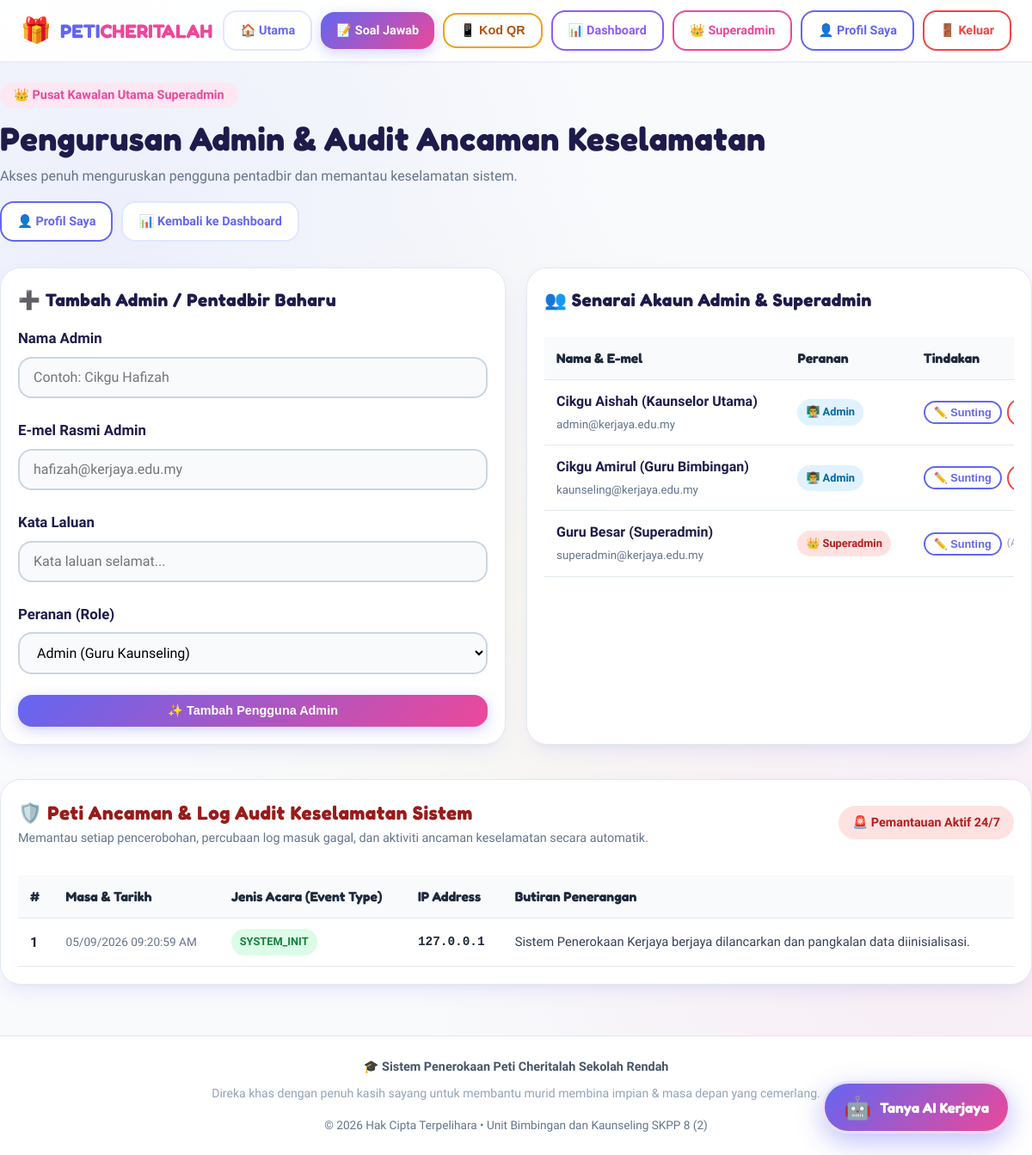
The app's page /admin/superadmin.php (signed in) with its own data.
### tables this page shows
CREATE TABLE IF NOT EXISTS `users` (
    `id` INT AUTO_INCREMENT PRIMARY KEY,
    `nama` VARCHAR(255) NOT NULL,
    `email` VARCHAR(255) NOT NULL UNIQUE,
    `password` VARCHAR(255) NOT NULL,
    `role` ENUM('admin', 'superadmin') NOT NULL DEFAULT 'admin',
    `created_at` TIMESTAMP DEFAULT CURRENT_TIMESTAMP
);

CREATE TABLE IF NOT EXISTS `security_logs` (
    `id` INT AUTO_INCREMENT PRIMARY KEY,
    `ip_address` VARCHAR(45) NOT NULL,
    `event_type` VARCHAR(100) NOT NULL,
    `description` TEXT NOT NULL,
    `user_agent` TEXT NULL,
    `created_at` TIMESTAMP DEFAULT CURRENT_TIMESTAMP
);

### admin/superadmin.php (the view, shortened to what this page needs)
<?php
require_once '../config/db.php';
$users_list = $pdo->query("SELECT * FROM users ORDER BY role ASC, created_at DESC")->fetchAll();
$threat_logs = $pdo->query("SELECT * FROM security_logs ORDER BY created_at DESC LIMIT 50")->fetchAll();
require_once '../includes/header.php';
?>
<div class="container admin-container">
    <div style="display:flex; justify-content:space-between; align-items:center; flex-wrap:wrap; margin-bottom:30px; gap:16px;">
        <div>
            <span style="background:#fce7f3; color:var(--secondary); font-weight:800; padding:6px 16px; border-radius:50px; font-size:0.9rem;">
                👑 Pusat Kawalan Utama Superadmin
            </span>
            <h1 style="font-size:2.4rem; color:#1e1b4b; margin-top:8px;">Pengurusan Admin & Audit Ancaman Keselamatan</h1>
            <p style="color:var(--text-muted);">Akses penuh menguruskan pengguna pentadbir dan memantau keselamatan sistem.</p>
        </div>
        <div style="display:flex; gap:10px; flex-wrap:wrap;">
            <a href="profile.php" class="nav-btn btn-outline" style="border-color:var(--primary); color:var(--primary);">
                👤 Profil Saya
            </a>
            <a href="dashboard.php" class="nav-btn btn-outline">
                📊 Kembali ke Dashboard
            </a>
        </div>
    </div>
    <div style="display:grid; grid-template-columns:repeat(auto-fit, minmax(400px, 1fr)); gap:24px; margin-bottom:40px;">
        <div class="table-card" style="margin-bottom:0;">
            <h3 style="font-size:1.3rem; color:#1e1b4b; margin-bottom:15px; display:flex; align-items:center; gap:8px;">
                ➕ Tambah Admin / Pentadbir Baharu
            </h3>
            <form action="superadmin.php" method="POST">
                <div class="form-group">
                    <label class="form-label" for="nama">Nama Admin</label>
                    <input type="text" id="nama" name="nama" class="form-control" placeholder="Contoh: Cikgu Hafizah" required>
                </div>
                <div class="form-group">
                    <label class="form-label" for="email">E-mel Rasmi Admin</label>
                    <input type="email" id="email" name="email" class="form-control" placeholder="hafizah@kerjaya.edu.my" required>
                </div>
                <div class="form-group">
                    <label class="form-label" for="password">Kata Laluan</label>
                    <input type="password" id="password" name="password" class="form-control" placeholder="Kata laluan selamat..." required>
                </div>
                <div class="form-group">
                    <label class="form-label" for="role">Peranan (Role)</label>
                    <select name="role" id="role" class="form-control">
                        <option value="admin">Admin (Guru Kaunseling)</option>
                    </select>
                </div>
                <button type="submit" class="btn-primary nav-btn" style="width:100%; justify-content:center;">
                    ✨ Tambah Pengguna Admin
                </button>
            </form>
        </div>
        <div class="table-card" style="margin-bottom:0;">
            <h3 style="font-size:1.3rem; color:#1e1b4b; margin-bottom:15px; display:flex; align-items:center; gap:8px;">
                👥 Senarai Akaun Admin & Superadmin
            </h3>
            <div class="table-responsive">
                <table class="custom-table">
                    <thead>
                        <tr>
                            <th>Nama & E-mel</th>
                            <th>Peranan</th>
                            <th>Tindakan</th>
                        </tr>
                    </thead>
                    <tbody>
                        <?php foreach ($users_list as $u): ?>
                            <tr>
                                <td>
                                    <strong style="color:#1e1b4b;"><?php echo htmlspecialchars($u['nama']); ?></strong>
                                    <br><small style="color:var(--text-muted);"><?php echo htmlspecialchars($u['email']); ?></small>
                                </td>
                                <td>
                                    <?php if ($u['role'] === 'superadmin'): ?>
                                        <span class="badge badge-danger">👑 Superadmin</span>
                                    <?php else: ?>
                                        <span class="badge badge-info">👨‍🏫 Admin</span>
                                    <?php endif; ?>
                                </td>
                                <td>
                                    <div style="display:flex; gap:6px; align-items:center;">
                                        <button type="button" class="btn-outline nav-btn" onclick="openModal('editAdminModal_<?php echo $u['id']; ?>')" style="padding:4px 10px; font-size:0.8rem; border-color:var(--primary); color:var(--primary);">
                                            ✏️ Sunting
                                        </button>
                                        <?php if ((int)$u['id'] !== (int)$_SESSION['user_id']): ?>
                                            <a href="superadmin.php?delete_admin=<?php echo $u['id']; ?>" class="btn-outline nav-btn" style="padding:4px 10px; font-size:0.8rem; border-color:#ef4444; color:#ef4444;" onclick="return confirm('Adakah anda pasti mahu memadam akaun admin ini?')">
                                            </a>
                                        <?php else: ?>
                                            <span style="font-size:0.75rem; color:#94a3b8;">(Anda)</span>
                                        <?php endif; ?>
                                    </div>
                                </td>
                            </tr>
                        <?php endforeach; ?>
                    </tbody>
                </table>
            </div>
        </div>
    </div>
    <div class="table-card">
        <div style="display:flex; justify-content:space-between; align-items:center; margin-bottom:20px; flex-wrap:wrap; gap:12px;">
            <div>
                <h3 style="font-size:1.4rem; color:#991b1b; display:flex; align-items:center; gap:8px;">
                    🛡️ Peti Ancaman & Log Audit Keselamatan Sistem
                </h3>
                <p style="color:var(--text-muted); font-size:0.9rem;">Memantau setiap pencerobohan, percubaan log masuk gagal, dan aktiviti ancaman keselamatan secara automatik.</p>
            </div>
            <span class="badge badge-danger" style="font-size:0.9rem; padding:8px 16px;">
                🚨 Pemantauan Aktif 24/7
            </span>
        </div>
        <div class="table-responsive">
            <table class="custom-table">
                <thead>
                    <tr>
                        <th>#</th>
                        <th>Masa & Tarikh</th>
                        <th>Jenis Acara (Event Type)</th>
                        <th>IP Address</th>
                        <th>Butiran Penerangan</th>
                    </tr>
                </thead>
                <tbody>
                    <?php if (count($threat_logs) > 0): ?>
                        <?php foreach ($threat_logs as $idx => $t): ?>
                            <tr>
                                <td><strong><?php echo $idx + 1; ?></strong></td>
                                <td style="font-size:0.85rem; color:var(--text-muted); white-space:nowrap;">
                                    <?php echo date('d/m/Y h:i:s A', strtotime($t['created_at'])); ?>
                                </td>
                                <td>
                                    <?php
                                    $evt = $t['event_type'];
                                    if ($evt === 'FAILED_LOGIN') {
                                        echo '<span class="badge badge-danger">🔒 LOGIN GAGAL</span>';
                                    } elseif ($evt === 'SUSPICIOUS_INPUT') {
                                        echo '<span class="badge badge-warning">⚠️ INPUT MENCURIGAKAN</span>';
                                    } elseif ($evt === 'UNAUTHORIZED_ACCESS' || $evt === 'UNAUTHORIZED_SUPERADMIN_ACCESS') {
                                        echo '<span class="badge badge-danger">⛔ PENCEROBOHAN</span>';
                                    } elseif ($evt === 'ADMIN_ADDED' || $evt === 'ADMIN_REMOVED' || $evt === 'ADMIN_UPDATED') {
                                        echo '<span class="badge badge-info">👤 PERUBAHAN ADMIN</span>';
                                    } else {
                                        echo '<span class="badge badge-success">' . htmlspecialchars($evt) . '</span>';
                                    }
                                    ?>
                                </td>
                                <td style="font-family:monospace; font-size:0.9rem; font-weight:700;">
                                    <?php echo htmlspecialchars($t['ip_address']); ?>
                                </td>
                                <td style="font-size:0.92rem; color:#334155;">
                                    <?php echo htmlspecialchars($t['description']); ?>
                                </td>
                            </tr>
                        <?php endforeach; ?>
                    <?php endif; ?>
                </tbody>
            </table>
        </div>
    </div>
</div>
<?php require_once '../includes/footer.php'; ?>

### includes/header.php (shortened to what this page needs)
<!DOCTYPE html>
<html lang="ms">
<head>
    <link rel="stylesheet" href="<?php echo (strpos($_SERVER['PHP_SELF'], '/admin/') !== false) ? '../assets/css/style.css' : 'assets/css/style.css'; ?>">
</head>
<body>
    <nav class="navbar">
        <a href="<?php echo (strpos($_SERVER['PHP_SELF'], '/admin/') !== false) ? '../index.php' : 'index.php'; ?>" class="navbar-brand">
            <span class="logo-icon">🎁</span>
            <span>PETI<span style="color:var(--secondary)">CHERITALAH</span></span>
        </a>
        <div class="nav-links">
            <a href="<?php echo (strpos($_SERVER['PHP_SELF'], '/admin/') !== false) ? '../index.php' : 'index.php'; ?>" class="nav-btn btn-outline">
                🏠 Utama
            </a>
            <a href="<?php echo (strpos($_SERVER['PHP_SELF'], '/admin/') !== false) ? '../soal_jawab.php' : 'soal_jawab.php'; ?>" class="nav-btn btn-primary">
                📝 Soal Jawab
            </a>
            <button type="button" class="nav-btn btn-outline" style="border-color:#f59e0b; color:#b45309;" onclick="openModal('qrCodeModal')">
                📱 Kod QR
            </button>
            <?php if (isset($_SESSION['user_role'])): ?>
                <a href="<?php echo (strpos($_SERVER['PHP_SELF'], '/admin/') !== false) ? 'dashboard.php' : 'admin/dashboard.php'; ?>" class="nav-btn btn-outline" style="border-color:var(--accent-purple); color:var(--accent-purple)">
                    📊 Dashboard
                </a>
                <?php if ($_SESSION['user_role'] === 'superadmin'): ?>
                    <a href="<?php echo (strpos($_SERVER['PHP_SELF'], '/admin/') !== false) ? 'superadmin.php' : 'admin/superadmin.php'; ?>" class="nav-btn btn-outline" style="border-color:var(--secondary); color:var(--secondary)">
                        👑 Superadmin
                    </a>
                <?php endif; ?>
                <a href="<?php echo (strpos($_SERVER['PHP_SELF'], '/admin/') !== false) ? 'profile.php' : 'admin/profile.php'; ?>" class="nav-btn btn-outline" style="border-color:var(--primary); color:var(--primary)">
                    👤 Profil Saya
                </a>
                <a href="<?php echo (strpos($_SERVER['PHP_SELF'], '/admin/') !== false) ? '../logout.php' : 'logout.php'; ?>" class="nav-btn btn-outline" style="border-color:#ef4444; color:#ef4444">
                    🚪 Keluar
                </a>
            <?php else: ?>
                <a href="<?php echo (strpos($_SERVER['PHP_SELF'], '/admin/') !== false) ? '../login.php' : 'login.php'; ?>" class="nav-btn btn-outline">
                    🔐 Log Masuk Guru
                </a>
            <?php endif; ?>
        </div>
    </nav>

### includes/footer.php (shortened to what this page needs)
    <footer class="site-footer">
        <div class="container">
            <p style="font-weight: 700; color: #475569; margin-bottom: 8px;">
                🎓 Sistem Penerokaan Peti Cheritalah Sekolah Rendah
            </p>
            <p style="font-size: 0.88rem; color: #94a3b8;">
                Direka khas dengan penuh kasih sayang untuk membantu murid membina impian & masa depan yang cemerlang.
            </p>
            <p style="margin-top: 15px; font-size: 0.85rem;">
                © <?php echo date('Y'); ?> Hak Cipta Terpelihara • Unit Bimbingan dan Kaunseling SKPP 8 (2)
            </p>
        </div>
    </footer>
    <?php require_once __DIR__ . '/ai_chat_widget.php'; ?>
</body>
</html>

### includes/ai_chat_widget.php (shortened to what this page needs)
<button id="aiFabBtn" class="ai-fab-btn" onclick="toggleAiChat()" title="Tanya AI Kerjaya & Penerangan Cita-Cita!">
    <span class="ai-fab-icon">🤖</span>
    <span class="ai-fab-text">Tanya AI Kerjaya</span>
</button>

### records on screen
users: nama "Cikgu Aishah (Kaunselor Utama)", email "admin@kerjaya.edu.my", role "👨‍🏫 Admin"
users: nama "Cikgu Amirul (Guru Bimbingan)", email "kaunseling@kerjaya.edu.my", role "👨‍🏫 Admin"
users: nama "Guru Besar (Superadmin)", email "superadmin@kerjaya.edu.my", role "👑 Superadmin", shows "(Anda)"
security_logs: created_at "05/09/2026 09:20:59 AM", event_type "SYSTEM_INIT", ip_address "127.0.0.1", description "Sistem Penerokaan Kerjaya berjaya dilancarkan dan pangkalan data diinisialisasi."
